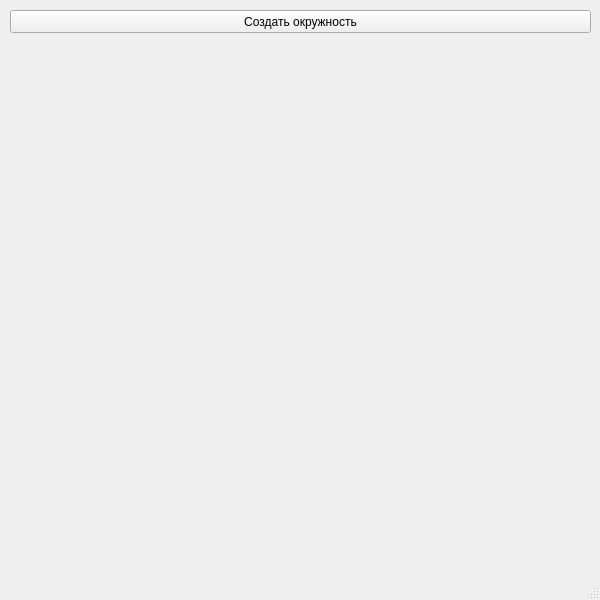
<?xml version="1.0" encoding="UTF-8"?>
<ui version="4.0">
 <class>MainWindow</class>
 <widget class="QMainWindow" name="MainWindow">
  <property name="geometry">
   <rect>
    <x>0</x>
    <y>0</y>
    <width>600</width>
    <height>600</height>
   </rect>
  </property>
  <property name="windowTitle">
   <string>MainWindow</string>
  </property>
  <widget class="QWidget" name="centralwidget">
   <widget class="QPushButton" name="pushButton">
    <property name="geometry">
     <rect>
      <x>10</x>
      <y>10</y>
      <width>581</width>
      <height>23</height>
     </rect>
    </property>
    <property name="text">
     <string>Создать окружность</string>
    </property>
   </widget>
  </widget>
  <widget class="QMenuBar" name="menubar">
   <property name="geometry">
    <rect>
     <x>0</x>
     <y>0</y>
     <width>600</width>
     <height>21</height>
    </rect>
   </property>
  </widget>
  <widget class="QStatusBar" name="statusbar"/>
 </widget>
 <resources/>
 <connections/>
</ui>
